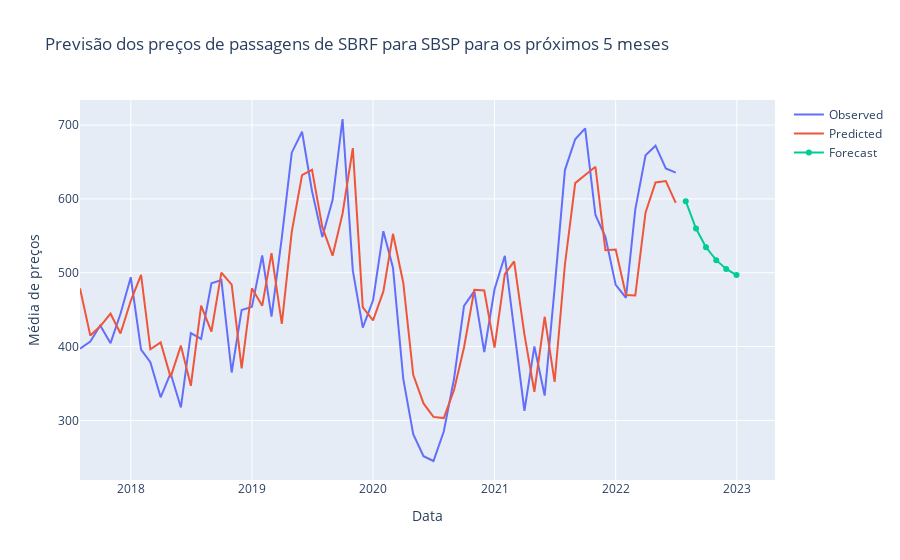

The notebook cell saved with this chart:
### Markdown cell above
#### Utilizando plotly.graph_objects

### Code cell
fig = go.Figure(go.Scatter(
    x=media_precos.index, y=media_precos, name='Observed'
))

fig.add_trace(go.Scatter(x=media_precos.index, y = modelo.predict_in_sample(), name='Predicted'))

fig.add_trace(go.Scatter(x=pd.date_range('2022-07-01', '2022-12-31', freq='1M'), y=modelo.predict(n_periods=6), name='Forecast'))

fig.update_layout(title='Previsão dos preços de passagens de SBRF para SBSP para os próximos 5 meses',
                 yaxis_title='Média de preços', xaxis_title='Data')
fig.show()
